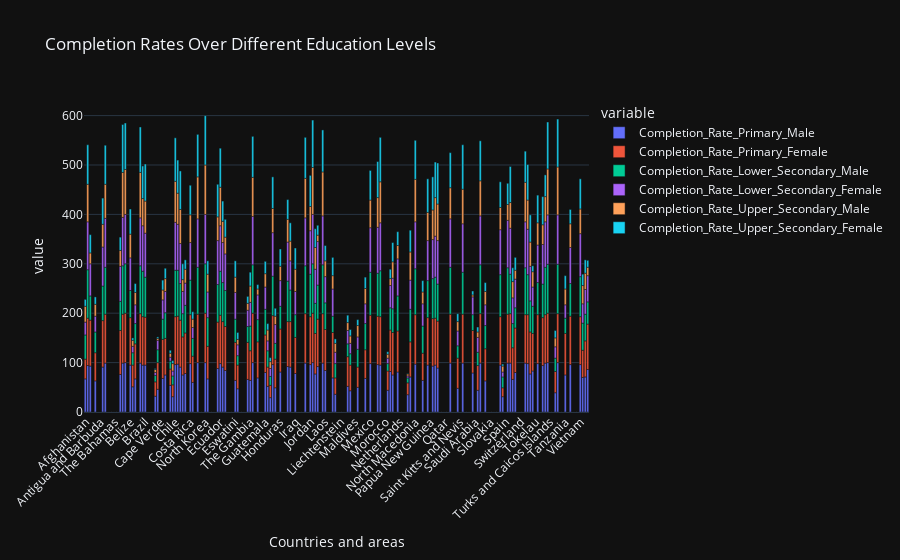

The cell this chart's notebook holds for it:
### Code cell
fig.update_layout(xaxis_tickangle=-45)
fig.show()

### Figure 1 — Plotly figure (JSON) as saved in the notebook; plotly's stock layout.template omitted (floating-point values rounded to 4 significant figures; data arrays with more than 128 entries replaced by an {"elided": "..."} marker saying what was removed)
{"data": [{"alignmentgroup": "True", "hovertemplate": "variable=Completion_Rate_Primary_Male<br>Countries and areas=%{x}<br>value=%{y}<extra></extra>", "legendgroup": "Completion_Rate_Primary_Male", "marker": {"color": "#636efa", "pattern": {"shape": ""}}, "name": "Completion_Rate_Primary_Male", "offsetgroup": "Completion_Rate_Primary_Male", "orientation": "v", "showlegend": true, "textposition": "auto", "x": {"elided": "202 str values"}, "xaxis": "x", "y": {"elided": "202 int values"}, "yaxis": "y", "type": "bar"}, {"alignmentgroup": "True", "hovertemplate": "variable=Completion_Rate_Primary_Female<br>Countries and areas=%{x}<br>value=%{y}<extra></extra>", "legendgroup": "Completion_Rate_Primary_Female", "marker": {"color": "#EF553B", "pattern": {"shape": ""}}, "name": "Completion_Rate_Primary_Female", "offsetgroup": "Completion_Rate_Primary_Female", "orientation": "v", "showlegend": true, "textposition": "auto", "x": {"elided": "202 str values"}, "xaxis": "x", "y": {"elided": "202 int values"}, "yaxis": "y", "type": "bar"}, {"alignmentgroup": "True", "hovertemplate": "variable=Completion_Rate_Lower_Secondary_Male<br>Countries and areas=%{x}<br>value=%{y}<extra></extra>", "legendgroup": "Completion_Rate_Lower_Secondary_Male", "marker": {"color": "#00cc96", "pattern": {"shape": ""}}, "name": "Completion_Rate_Lower_Secondary_Male", "offsetgroup": "Completion_Rate_Lower_Secondary_Male", "orientation": "v", "showlegend": true, "textposition": "auto", "x": {"elided": "202 str values"}, "xaxis": "x", "y": {"elided": "202 int values"}, "yaxis": "y", "type": "bar"}, {"alignmentgroup": "True", "hovertemplate": "variable=Completion_Rate_Lower_Secondary_Female<br>Countries and areas=%{x}<br>value=%{y}<extra></extra>", "legendgroup": "Completion_Rate_Lower_Secondary_Female", "marker": {"color": "#ab63fa", "pattern": {"shape": ""}}, "name": "Completion_Rate_Lower_Secondary_Female", "offsetgroup": "Completion_Rate_Lower_Secondary_Female", "orientation": "v", "showlegend": true, "textposition": "auto", "x": {"elided": "202 str values"}, "xaxis": "x", "y": {"elided": "202 int values"}, "yaxis": "y", "type": "bar"}, {"alignmentgroup": "True", "hovertemplate": "variable=Completion_Rate_Upper_Secondary_Male<br>Countries and areas=%{x}<br>value=%{y}<extra></extra>", "legendgroup": "Completion_Rate_Upper_Secondary_Male", "marker": {"color": "#FFA15A", "pattern": {"shape": ""}}, "name": "Completion_Rate_Upper_Secondary_Male", "offsetgroup": "Completion_Rate_Upper_Secondary_Male", "orientation": "v", "showlegend": true, "textposition": "auto", "x": {"elided": "202 str values"}, "xaxis": "x", "y": {"elided": "202 int values"}, "yaxis": "y", "type": "bar"}, {"alignmentgroup": "True", "hovertemplate": "variable=Completion_Rate_Upper_Secondary_Female<br>Countries and areas=%{x}<br>value=%{y}<extra></extra>", "legendgroup": "Completion_Rate_Upper_Secondary_Female", "marker": {"color": "#19d3f3", "pattern": {"shape": ""}}, "name": "Completion_Rate_Upper_Secondary_Female", "offsetgroup": "Completion_Rate_Upper_Secondary_Female", "orientation": "v", "showlegend": true, "textposition": "auto", "x": {"elided": "202 str values"}, "xaxis": "x", "y": {"elided": "202 int values"}, "yaxis": "y", "type": "bar"}], "layout": {"xaxis": {"anchor": "y", "domain": [0.0, 1.0], "title": {"text": "Countries and areas"}, "tickangle": -45}, "yaxis": {"anchor": "x", "domain": [0.0, 1.0], "title": {"text": "value"}}, "legend": {"title": {"text": "variable"}, "tracegroupgap": 0}, "title": {"text": "Completion Rates Over Different Education Levels"}, "barmode": "relative"}}
